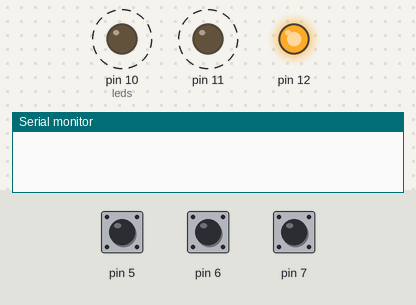
This program was run on a simulated Arduino Uno, built with avr-gcc and run on an emulated ATmega328P. Parts: output pins drawn as LEDs (lit = HIGH), the last lines printed to the serial monitor. Dashed ring = blinking. The test bench sets the inputs (shaded band); at power-on: pin 5 HIGH, pin 6 HIGH, pin 7 HIGH. Random numbers use the default seed unless the program sets one.

Above: at 0.62 s.
1.3 s: pin 5 pulled LOW for 0.15 s
At 1.8 s:
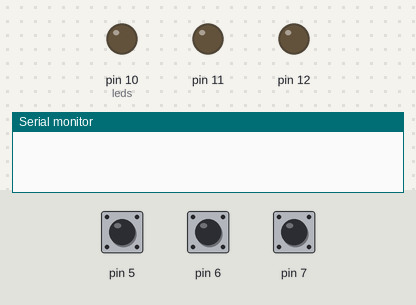
4.4 s: pin 6 pulled LOW for 0.15 s
At 5.4 s:
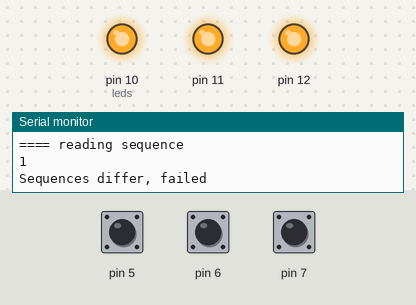
7.4 s: pin 7 pulled LOW for 3.2 s
13.6 s: pin 7 pulled LOW for 0.15 s
At 15.6 s:
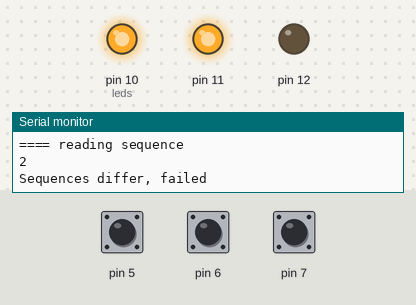
16.7 s: pin 5 pulled LOW for 3.2 s
Timing chart, 0 to 24.2 s (numbered marks = the images above; inputs shaded):
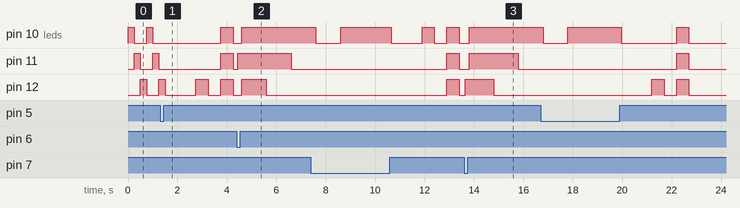

The program:

main.cpp
```cpp
#include <Arduino.h>

#define NUM_ELEMENTS 3
#define MAX_SEQUENCE 5
#define SEQUENCE_INTERVAL 500
#define SEQUENCE_PAUSE 250
#define LED_1 10

// Debounced button
struct Button {
   int pin;
   int state;
   int lastState;
   bool justPressed;
   unsigned long lastDebounceTime;
   const unsigned long debounceDelay = 50;

   Button(int _pin)
       : pin(_pin), state(HIGH), lastState(HIGH), justPressed(false),
         lastDebounceTime(0) {};

   void init() { pinMode(pin, INPUT_PULLUP); };

   void update() {
      justPressed = false;
      int reading = digitalRead(pin);

      if (reading != lastState) {
         lastDebounceTime = millis();
      }

      if ((millis() - lastDebounceTime) > debounceDelay) {
         if (reading != state) {
            if (state == HIGH && reading == LOW) {
               justPressed = true;
            }
            state = reading;
         }
      }

      lastState = reading;
   };
};

// LED animation frame
struct AnimationFrame {
   int ledStates[NUM_ELEMENTS];
   int duration;
};

// LED Animation consisting of multiple frames
struct Animation {
   unsigned long lastTime;
   int frameIndex;
   AnimationFrame *frames;
   int numFrames;
   int duration;

   Animation(AnimationFrame *_frames)
       : lastTime(-1), frameIndex(0), frames(_frames) {
      while (true) {
         AnimationFrame *frame = &frames[numFrames];
         if (frame->duration == -1)
            break;
         numFrames++;
         duration += frame->duration;
      }
   }

   void reset() {
      lastTime = -1;
      frameIndex = 0;
   }

   void update() {
      if (lastTime == -1) {
         lastTime = millis();
         for (int i = 0; i < NUM_ELEMENTS; i++) {
            digitalWrite(i + LED_1, frames[frameIndex].ledStates[i]);
         }
         return;
      }

      unsigned long currentTime = millis();
      if (currentTime - lastTime >= (unsigned long) frames[frameIndex].duration) {
         frameIndex++;
         if (frameIndex >= numFrames)
            frameIndex = 0;
         lastTime = currentTime;
         for (int i = 0; i < NUM_ELEMENTS; i++) {
            digitalWrite(i + LED_1, frames[frameIndex].ledStates[i]);
         }
      }
   }
};

enum GameState {
   MainMenu,
   Playing,
};

GameState gameState = MainMenu;
int sequence[MAX_SEQUENCE];
int sequenceIndex = 0;
int playerSequence[MAX_SEQUENCE];
Button buttons[] = {Button(5), Button(6), Button(7)};
int leds[] = {LED_1, LED_1 + 1, LED_1 + 2};

AnimationFrame waitingFrames[] = {
        {{HIGH, LOW, LOW}, 250},
        {{LOW, HIGH, LOW}, 250},
        {{LOW, LOW, HIGH}, 250},
        {{0}, -1},
};
Animation waitingAnimation(waitingFrames);

AnimationFrame failFrames[] = {
        {{HIGH, HIGH, HIGH}, 1000},
        {{HIGH, HIGH, LOW}, 1000},
        {{HIGH, LOW, LOW}, 1000},
        {{LOW, LOW, LOW}, 1000},
        {{0}, -1},
};
Animation failAnimation(failFrames);

AnimationFrame successFrames[] = {
        {{HIGH, LOW, HIGH}, 200},
        {{LOW, HIGH, LOW}, 200},
        {{HIGH, LOW, HIGH}, 200},
        {{LOW, HIGH, LOW}, 200},
        {{HIGH, LOW, HIGH}, 200},
        {{LOW, HIGH, LOW}, 200},
        {{HIGH, LOW, HIGH}, 200},
        {{LOW, HIGH, LOW}, 200},
        {{HIGH, LOW, HIGH}, 200},
        {{LOW, HIGH, LOW}, 200},
        {{HIGH, LOW, HIGH}, 200},
        {{LOW, HIGH, LOW}, 200},
        {{HIGH, LOW, HIGH}, 200},
        {{LOW, HIGH, LOW}, 200},
        {{HIGH, LOW, HIGH}, 200},
        {{LOW, HIGH, LOW}, 200},
        {{0}, -1},
};
Animation successAnimation(successFrames);

AnimationFrame offFrames[] = {
        {{LOW, LOW, LOW}, 500},
        {{0}, -1},
};
Animation offAnimation(offFrames);

AnimationFrame onFrames[] = {
        {{HIGH, HIGH, HIGH}, 500},
        {{0}, -1},
};
Animation onAnimation(onFrames);

void waitForNoButtonsPressed() {
   while (true) {
      bool somePressed = false;
      for (int i = 0; i < NUM_ELEMENTS; i++) {
         buttons[i].update();
         somePressed |= buttons[i].state == LOW;
      }
      if (!somePressed) {
         break;
      }
   }
}

void playbackSequence() {
   offAnimation.update();
   delay(1000);
   Serial.println("==== playing sequence");
   for (int i = 0; i < sequenceIndex; i++) {
      offAnimation.update();
      delay(SEQUENCE_PAUSE);
      digitalWrite(sequence[i] + leds[0], HIGH);
      Serial.println(sequence[i]);
      delay(SEQUENCE_INTERVAL);
   }
   sequenceIndex++;
}

void gameOver(bool success) {
   unsigned long start = millis();
   Animation *animation = success ? &successAnimation : &failAnimation;
   animation->reset();
   while (millis() - start < animation->duration) {
      animation->update();
   }
   waitingAnimation.reset();
   gameState = MainMenu;
}

void readSequence() {
   int playerSequenceIndex = 0;

   Serial.println("==== reading sequence");
   bool done = false;
   while (!done) {
      for (int i = 0; i < NUM_ELEMENTS; i++) {
         buttons[i].update();
         digitalWrite(leds[i], !buttons[i].state);

         if (buttons[i].justPressed) {
            playerSequence[playerSequenceIndex] = i;
            Serial.println(i);
            playerSequenceIndex++;

            if (playerSequenceIndex == sequenceIndex - 1) {
               waitForNoButtonsPressed();

               for (int i = 0; i < playerSequenceIndex; i++) {
                  if (sequence[i] != playerSequence[i]) {
                     Serial.println("Sequences differ, failed");
                     gameOver(false);
                     return;
                  }
               }

               if (sequenceIndex == MAX_SEQUENCE) {
                  Serial.println("Sequence matched, success");
                  gameOver(true);
               }

               done = true;
               break;
            }
         }
      }
   }
}

void gameLoop() {
   playbackSequence();
   offAnimation.update();
   delay(500);
   onAnimation.update();
   delay(500);
   offAnimation.update();
   readSequence();
}

void mainMenu() {
   waitingAnimation.update();

   bool justPressed = false;
   for (int i = 0; i < NUM_ELEMENTS; i++) {
      buttons[i].update();
      if (buttons[i].justPressed) {
         justPressed = true;
         break;
      }
   }

   if (justPressed) {
      waitForNoButtonsPressed();

      offAnimation.update();

      for (int i = 0; i < MAX_SEQUENCE; i++) {
         sequence[i] = random(0, 3);
      }
      sequenceIndex = 1;
      gameState = Playing;
      return;
   }
}

void setup() {
   Serial.begin(9600);
   randomSeed(analogRead(0));

   for (int i = 0; i < NUM_ELEMENTS; i++) {
      pinMode(leds[i], OUTPUT);
      buttons[i].init();
   }
}

void loop() {
   if (gameState == MainMenu) {
      mainMenu();
   } else if (gameState == Playing) {
      gameLoop();
   }
}
```

Measured:
- after the input at 4.4 s, pin 10 (leds): LOW → HIGH after 0.20 s; pin 11: LOW → HIGH after 0.05 s, → LOW 2.2 s later; pin 12: LOW → HIGH after 0.20 s, → LOW 1.0 s later
- after the input at 13.6 s, pin 10 (leds): LOW → HIGH after 0.20 s; pin 11: LOW → HIGH after 0.20 s, → LOW 2.0 s later; pin 12: LOW → HIGH after 0.05 s, → LOW 1.1 s later
